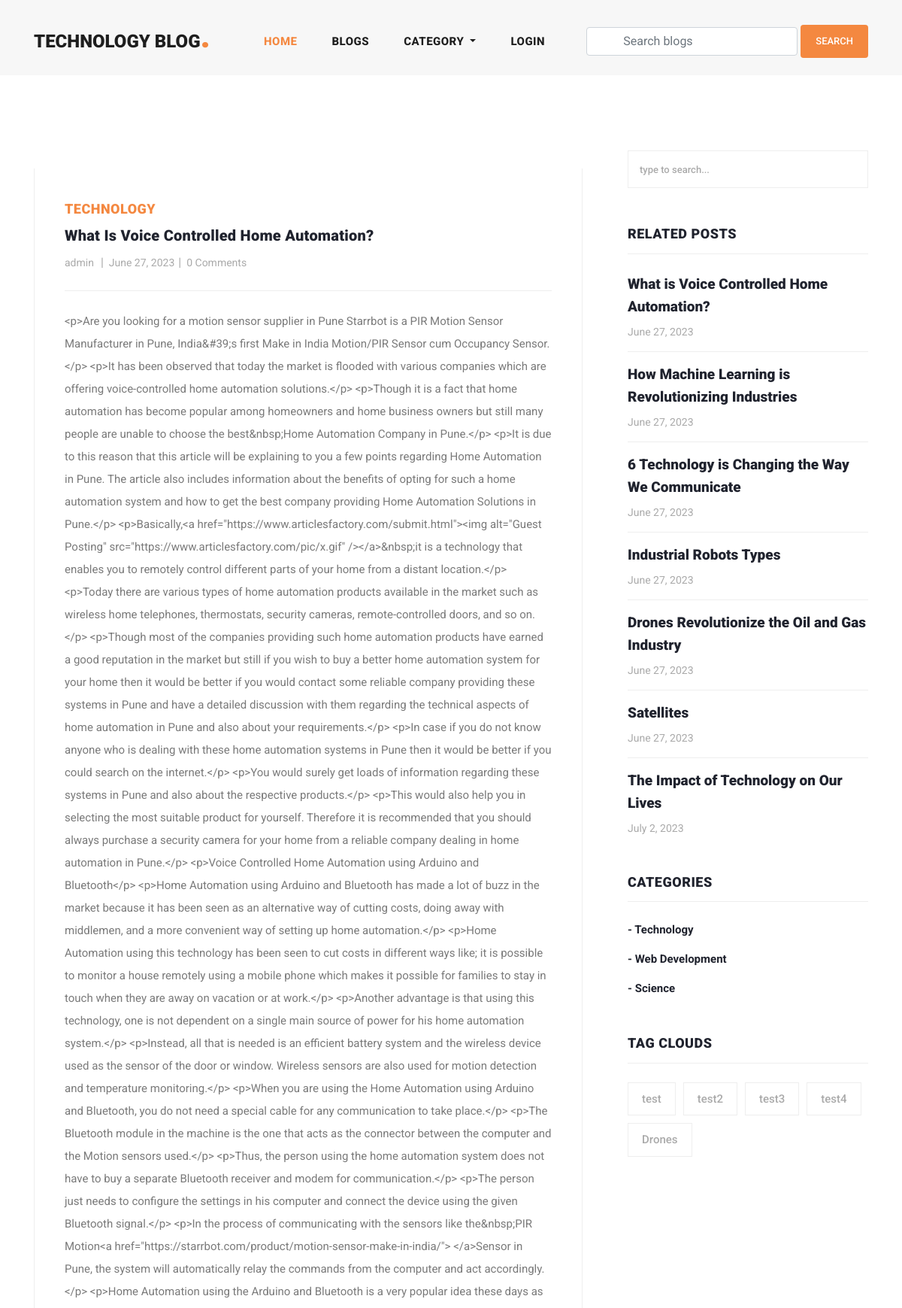
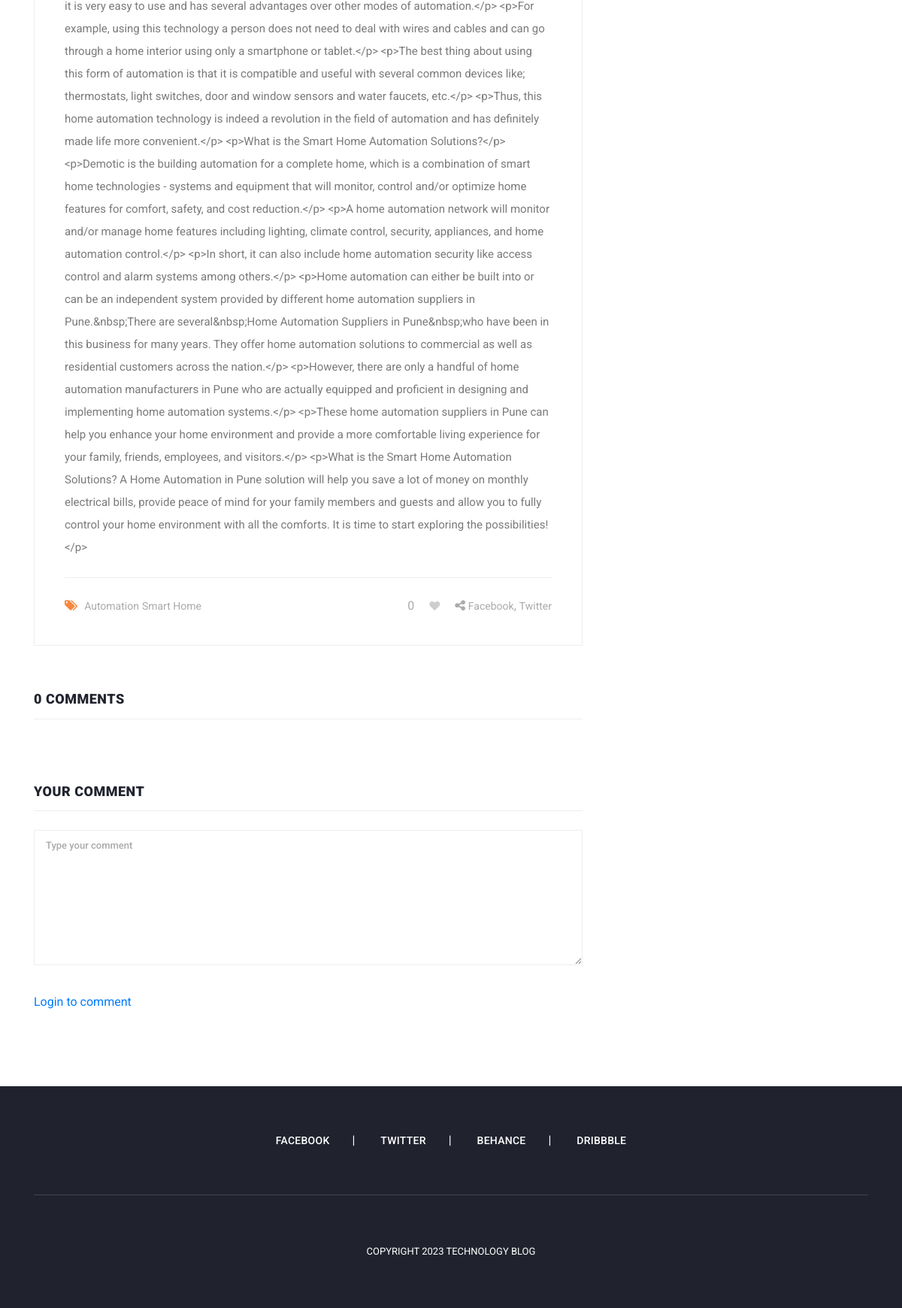
Page /blog/what-is-voice-controlled-home-automation/ on the committed database (2 pictures, top to bottom).
### blog/models.py (models this page shows, shortened)
class Blog(models.Model):
    user = models.ForeignKey(
        User,
        related_name='user_blogs',
        on_delete=models.CASCADE
    )
    category = models.ForeignKey(
        Category,
        related_name='category_blogs',
        on_delete=models.CASCADE
    )
    tags = models.ManyToManyField(
        Tag,
        related_name='tag_blogs',
        blank=True
    )
    likes = models.ManyToManyField(
        User,
        related_name='user_likes',
        blank=True
    )
    title = models.CharField(
        max_length=250
    )
    slug = models.SlugField(null=True, blank=True)
    banner = models.ImageField(upload_to='blog_banners')
    description = models.TextField()
    created_date = models.DateField(auto_now_add=True)

class Category(models.Model):
    title = models.CharField(max_length=150, unique=True)
    slug = models.SlugField(null=True, blank=True)
    created_date = models.DateField(auto_now_add=True)

class Tag(models.Model):
    title = models.CharField(max_length=150)
    slug = models.SlugField(null=True, blank=True)
    created_date = models.DateField(auto_now_add=True)

### user_profile/models.py (models this page shows, shortened)
class User(AbstractUser):
    email = models.EmailField(
        max_length=150,
        unique=True,
        error_messages={
            "unique": "The email must be unique"
        }
    )
    profile_image = models.ImageField(
        null=True,
        blank=True,
        upload_to="profile_images"
    )
    followers = models.ManyToManyField("Follow")
    REQUIRED_FIELDS = ["email"]
    objects = CustomUserManager()

### blog/views.py (the view, shortened to what this page needs)
# urls.py: path('blog/<str:slug>/', blog_details, name='blog_details'),
def blog_details(request, slug):
    form = TextForm()
    blog = get_object_or_404(Blog, slug=slug)
    category = Category.objects.get(id=blog.category.id)
    related_blogs = category.category_blogs.all()
    tags = Tag.objects.order_by('-created_date')[:5]
    liked_by = request.user in blog.likes.all()
    context = {
        "blog": blog,
        "related_blogs": related_blogs,
        "tags": tags,
        "form": form,
        "liked_by": liked_by
    }
    return render(request, 'blog_details.html', context)

### templates/blog_details.html (shortened to what this page needs)
{% extends 'base.html' %}
{% load static %}
{% block content %}
<section class="blog-posts grid-system">
    <div class="container">
        <div class="row">
            <div class="col-lg-8">
                <div class="all-blog-posts">
                    <div class="row">
                        <div class="col-lg-12">
                            <div class="blog-post">
                                <div class="blog-thumb">
                                </div>
                                <div class="down-content">
                                    <span>{{blog.category.title}}</span>
                                    <a href="javascript:void(0);">
                                        <h4>{{blog.title}}</h4>
                                    </a>
                                    <ul class="post-info">
                                        <li><a
                                                href="{% url 'view_user_information' blog.user.username %}">{{blog.user.username}}</a>
                                        </li>
                                        <li><a href="javascript:void(0);">{{blog.created_date}}</a></li>
                                        <li><a href="javascript:void(0);">{{blog.blog_comments.all.count}} Comments</a>
                                        </li>
                                    </ul>
                                    <p>{{blog.description}}</p>
                                    <div class="post-options">
                                        <div class="row">
                                            <div class="col-6">
                                                <ul class="post-tags">
                                                    <li><i class="fa fa-tags"></i></li>
                                                    {% if blog.tags.all.count > 0 %}
                                                    {% for tag in blog.tags.all %}
                                                    <li><a href="{% url 'tag_blogs' tag.slug %}">{{tag.title}}</a></li>
                                                    {% endfor %}
                                                    {% else %}
                                                    None
                                                    {% endif %}
                                                </ul>
                                            </div>
                                            {% if request.user.is_authenticated %}
                                            <div class="col-6">
                                                <ul class="post-share">
                                                    <li id="like-count">{{blog.likes.count}}</li>
                                                    {% if liked_by %}
                                                    <li class="pl-3 pr-3"><a href="javascript:void(0);"><i
                                                                id="like-icon" data-blog="{{blog.id}}"
                                                                class="fa fa-heart"></i></a></li>
                                                    {% else %}
                                                    <li class="pl-3 pr-3"><a href="javascript:void(0);"><i
                                                                id="like-icon" data-blog="{{blog.id}}"
                                                                class="fa fa-heart empty-heart"></i></a></li>
                                                    {% endif %}
                                                    <li><i class="fa fa-share-alt"></i></li>
                                                    <li><a href="#">Facebook</a>,</li>
                                                    <li><a href="#"> Twitter</a></li>
                                                </ul>
                                            </div>
                                            {% else %}
                                            <div class="col-6">
                                                <ul class="post-share">
                                                    <li id="like-count">{{blog.likes.count}}</li>
                                                    {% if liked_by %}
                                                    <li class="pl-3 pr-3"><a href="{% url 'login' %}"><i
                                                                class="fa fa-heart"></i></a></li>
                                                    {% else %}
                                                    <li class="pl-3 pr-3"><a href="{% url 'login' %}"><i
                                                                class="fa fa-heart empty-heart"></i></a></li>
                                                    {% endif %}
                                                    <li><i class="fa fa-share-alt"></i></li>
                                                    <li><a href="#">Facebook</a>,</li>
                                                    <li><a href="#"> Twitter</a></li>
                                                </ul>
                                            </div>
                                            {% endif %}
                                        </div>
                                    </div>
                                </div>
                            </div>
                        </div>
                        <div class="col-lg-12">
                            <div class="sidebar-item comments">
                                <div class="sidebar-heading">
                                    <h2>{{blog.blog_comments.count}} Comments</h2>
                                </div>
                            </div>
                        </div>
                        <div class="col-lg-12">
                            <div class="sidebar-item submit-comment">
                                <div class="sidebar-heading">
                                    <h2>Your comment</h2>
                                </div>
                                <div class="content">
                                    <form id="comment" action="{% url 'blog_details' blog.slug %}" method="POST">
                                        <div class="row">
                                            <div class="col-lg-12">
                                                <fieldset>
                                                    <textarea name="text" rows="6" id="message"
                                                        placeholder="Type your comment" required=""></textarea>
                                                </fieldset>
                                            </div>
                                            <div class="col-lg-12">
                                                <fieldset>
                                                    {% if request.user.is_authenticated %}
                                                    <button type="submit" id="form-submit"
                                                        class="main-button">Submit</button>
                                                    {% else %}
                                                    <a href="{% url 'login' %}" id="form-submit"
                                                        class="main-button">Login to comment</a>
                                                    {% endif %}
                                                </fieldset>
                                            </div>
                                        </div>
                                    </form>
                                </div>
                            </div>
                        </div>
                    </div>
                </div>
            </div>
            <div class="col-lg-4">
                <div class="sidebar">
                    <div class="row">
                        <div class="col-lg-12">
                            <div class="sidebar-item search">
                                <form id="search_form" name="gs" method="GET" action="#">
                                    <input type="text" name="q" class="searchText" placeholder="type to search..."
                                        autocomplete="on">
                                </form>
                            </div>
                        </div>
                        <div class="col-lg-12">
                            <div class="sidebar-item recent-posts">
                                <div class="sidebar-heading">
                                    <h2>Related Posts</h2>
                                </div>
                                <div class="content">
                                    <ul>
                                        {% for blog in related_blogs %}
                                        <li><a href="{% url 'blog_details' blog.slug %}">
                                                <h5>{{blog.title}}</h5>
                                                <span>{{blog.created_date}}</span>
                                            </a></li>
                                        {% endfor %}
                                    </ul>
                                </div>
                            </div>
                        </div>
                        <div class="col-lg-12">
                            <div class="sidebar-item categories">
                                <div class="sidebar-heading">
                                    <h2>Categories</h2>
                                </div>
                                <div class="content">
                                    <ul>
                                        {% for category in categories %}
                                        <li><a href="{% url 'category_blogs' category.slug %}">- {{category.title}}</a>
                                        </li>
                                        {% endfor %}
                                    </ul>
                                </div>
                            </div>
                        </div>
                        <div class="col-lg-12">
                            <div class="sidebar-item tags">
                                <div class="sidebar-heading">
                                    <h2>Tag Clouds</h2>
                                </div>
                                <div class="content">
                                    <ul>
                                        {% for tag in tags %}
                                        <li><a href="{% url 'tag_blogs' tag.slug %}">{{tag.title}}</a></li>
                                        {% endfor %}
                                    </ul>
                                </div>
                            </div>
                        </div>
                    </div>
                </div>
            </div>
        </div>
    </div>
</section>
{% endblock content %}

### rows in the picture
Blog: category "TECHNOLOGY", title "What Is Voice Controlled Home Automation?", user.username "admin", created_date "June 27, 2023", blog_comments.all.count "0", description "<p>Are you looking for a motion sensor supplier in Pune Starrbot is a PIR Motion Sensor Manufacturer in Pune, India&#39;s first Make in India Motion/PIR Sensor cum Occupancy Sensor.</p> <p>It has been observed that today the market is flooded with various companies which are offering voice-controlled home automation solutions.</p> <p>Though it is a fact that home automation has become popular among homeowners and home business owners but still many people are unable to choose the best&nbsp;Home Automation Company in Pune.</p> <p>It is due to this reason that this article will be explaining to you a few points regarding Home Automation in Pune. The article also includes information about the…", likes.count "0", blog_comments.count "0", title "What is Voice Controlled Home Automation?"
Tag: title "Automation"
Tag: title "Smart Home"
Blog: title "How Machine Learning is Revolutionizing Industries", created_date "June 27, 2023"
Blog: title "6 Technology is Changing the Way We Communicate", created_date "June 27, 2023"
Blog: title "Industrial Robots Types", created_date "June 27, 2023"
Blog: title "Drones Revolutionize the Oil and Gas Industry", created_date "June 27, 2023"
Blog: title "Satellites", created_date "June 27, 2023"
Blog: title "The Impact of Technology on Our Lives", created_date "July 2, 2023"
Category: title "Technology"
Category: title "Web Development"
Category: title "Science"
Tag: title "test"
Tag: title "test2"
Tag: title "test3"
Tag: title "test4"
Tag: title "Drones"
